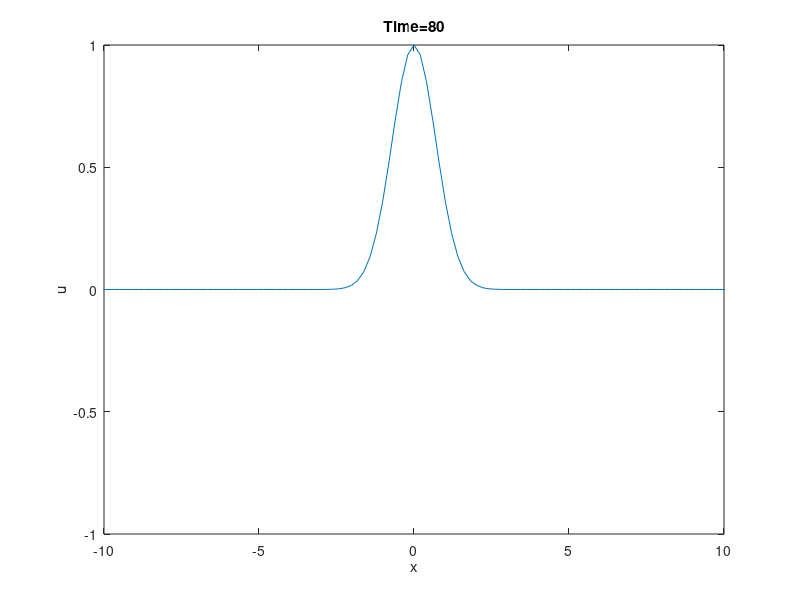

The MATLAB script that drew this image:
% CTCS scheme for 1D wave equation u_tt = c^2 u_xx, where c is speed of sound, 
% Neumann boundary conditions
% The boundaries of the domain, e.g. of an organ pipe, are supposed to be
% closed such that the boundary conditions are
% homogeneous Neumann boundary conditions, i.e., the acoustic pressure
% u has zero x-derivative at the boundaries.

clear all
close all
clc

xmax=10;
jmax=100; % jmax even for Neumann BC to get grid point at 0
x=linspace(-xmax,xmax,jmax);
dx=x(2)-x(1);
% Adjust x to have boundaries straddled, i.e., 
% the boundaries are located between the first and last two grid poits,
% respectively:
x=[x-0.5*dx,x(end)+0.5*dx];
jmax=jmax+1;

u=exp(-x.^2); % initial condition: Gauss pulse

u(1)=u(2); u(jmax)=u(jmax-1); % Neumann BCs

tmax=80;

C=1; % Courant number c dt/dx
c=1;
dt=C*dx/c;
nmax=ceil(tmax/dt);
dt=tmax/nmax;
C=c*dt/dx;

plot(x,u)
axis([-xmax xmax -1 1])
pause

% u: u^n
un=u; % un: u^n+1
uo=u; % uo: u^n-1

j=[2:jmax-1];

tic
for n=1:nmax
    % CTCS
    % using for loop    
%     for j=2:jmax-1
%         un(j)=2*u(j)-uo(j)+C^2*(u(j+1)-2*u(j)+u(j-1));
%     end

    % using vector operation which is faster than for loop in MATLAB
    un(j)=2*u(j)-uo(j)+C^2*(u(j+1)-2*u(j)+u(j-1)); 
    
    un(1)=un(2); un(jmax)=un(jmax-1); % Neumann BCs

    uo=u; % u_n-1 is set to u_n
    u=un; % u_n is set to u_n+1
    
    t=n*dt;
    plot(x,u)
    axis([-xmax xmax -1 1])
    title(['Time=',num2str(t,2)])
    drawnow
end
toc

xlabel('x')
ylabel('u')

    
    
    